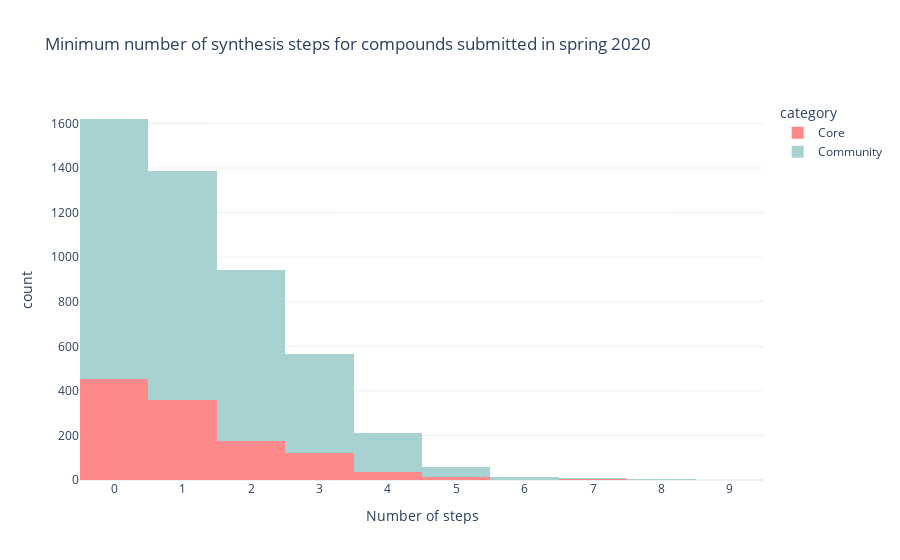

The notebook cell this image was saved under:
### Code cell
import plotly.express as px

fig = px.histogram(moonshot.loc[moonshot['quarter (submission)'] <= 2],
                   template="plotly_white",
                   color='category',
                   x='postera_minNumSteps',
                   title='Minimum number of synthesis steps for compounds submitted in spring 2020',
                   color_discrete_map={'Core': '#FD8A8A', 'Community': '#A8D1D1', 'Prior SARS inhibitor': '#F1F7B5'}
                  )
fig.update_layout(xaxis=dict(title='Number of steps', dtick = 1),
                 )

fig.write_image("images/Q2-steps.jpg")
fig

### Figure 1 — Plotly figure (JSON) as saved in the notebook; plotly's stock layout.template omitted (floating-point values rounded to 4 significant figures; data arrays with more than 128 entries replaced by an {"elided": "..."} marker saying what was removed)
{"data": [{"alignmentgroup": "True", "bingroup": "x", "hovertemplate": "category=Core<br>postera_minNumSteps=%{x}<br>count=%{y}<extra></extra>", "legendgroup": "Core", "marker": {"color": "#FD8A8A", "pattern": {"shape": ""}}, "name": "Core", "offsetgroup": "Core", "orientation": "v", "showlegend": true, "type": "histogram", "x": {"elided": "1269 int values"}, "xaxis": "x", "yaxis": "y"}, {"alignmentgroup": "True", "bingroup": "x", "hovertemplate": "category=Community<br>postera_minNumSteps=%{x}<br>count=%{y}<extra></extra>", "legendgroup": "Community", "marker": {"color": "#A8D1D1", "pattern": {"shape": ""}}, "name": "Community", "offsetgroup": "Community", "orientation": "v", "showlegend": true, "type": "histogram", "x": {"elided": "4126 int values"}, "xaxis": "x", "yaxis": "y"}], "layout": {"autosize": true, "barmode": "relative", "legend": {"title": {"text": "category"}, "tracegroupgap": 0}, "title": {"text": "Minimum number of synthesis steps for compounds submitted in spring 2020"}, "xaxis": {"anchor": "y", "autorange": true, "domain": [0, 1], "dtick": 1, "range": [-0.5, 9.5], "title": {"text": "Number of steps"}, "type": "linear"}, "yaxis": {"anchor": "x", "autorange": true, "domain": [0, 1], "range": [0, 1705.0], "title": {"text": "count"}}}}
